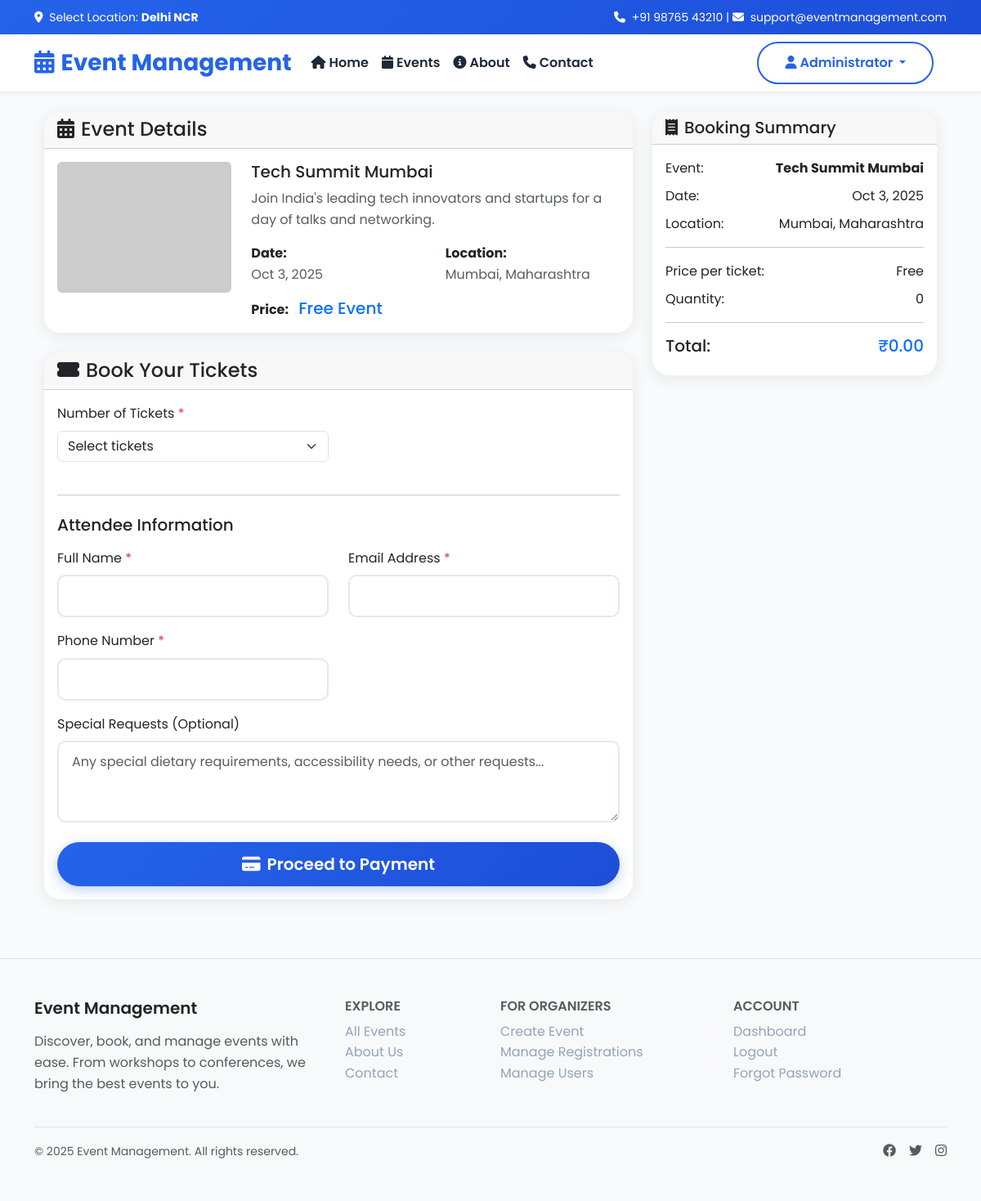
/pages/booking.php?event_id=1 (signed in), run on the app's committed database.
### tables this page shows
CREATE TABLE IF NOT EXISTS events (
	id INT AUTO_INCREMENT PRIMARY KEY,
	title VARCHAR(150) NOT NULL,
	description TEXT NOT NULL,
	date DATE NOT NULL,
	location VARCHAR(200) NOT NULL,
	image VARCHAR(255) DEFAULT NULL,
	category VARCHAR(100) DEFAULT NULL,
	created_at TIMESTAMP DEFAULT CURRENT_TIMESTAMP,
	INDEX idx_date (date),
	INDEX idx_category (category)
);

### pages/booking.php (the view, shortened to what this page needs)
<?php
require_once __DIR__ . '/../includes/db.php';
require_once __DIR__ . '/../partials/header.php';
$eventId = (int)($_GET['event_id'] ?? 0);
$errors = [];
$stmt = $pdo->prepare('SELECT * FROM events WHERE id = ? LIMIT 1');
$stmt->execute([$eventId]);
$event = $stmt->fetch();
?>
<div class="container">
    <div class="row">
        <div class="col-lg-8">
            <div class="card mb-4" data-aos="fade-up">
                <div class="card-header">
                    <h4 class="mb-0"><i class="fas fa-calendar-alt me-2"></i>Event Details</h4>
                </div>
                <div class="card-body">
                    <div class="row">
                        <div class="col-md-4">
                            <?php if (!empty($event['image'])): ?>
                                <img src="<?php echo BASE_URL . 'uploads/' . htmlspecialchars($event['image'], ENT_QUOTES); ?>"
                                     class="img-fluid rounded" alt="Event image">
                            <?php else: ?>
                                <img src="https://picsum.photos/seed/event<?php echo $event['id']; ?>/400/300"
                                     class="img-fluid rounded" alt="Event image">
                            <?php endif; ?>
                        </div>
                        <div class="col-md-8">
                            <h5 class="card-title"><?php echo htmlspecialchars($event['title'], ENT_QUOTES); ?></h5>
                            <p class="text-muted"><?php echo htmlspecialchars($event['description'], ENT_QUOTES); ?></p>
                            <div class="row">
                                <div class="col-6">
                                    <strong>Date:</strong><br>
                                    <span class="text-muted"><?php echo date('M j, Y', strtotime($event['date'])); ?></span>
                                </div>
                                <div class="col-6">
                                    <strong>Location:</strong><br>
                                    <span class="text-muted"><?php echo htmlspecialchars($event['location'], ENT_QUOTES); ?></span>
                                </div>
                            </div>
                            <div class="mt-3">
                                <strong>Price:</strong>
                                <span class="h5 text-primary ms-2">
                                    <?php if (!empty($event['amount']) && $event['amount'] > 0): ?>
                                        ₹<?php echo number_format($event['amount'], 2); ?> per ticket
                                    <?php else: ?>
                                        Free Event
                                    <?php endif; ?>
                                </span>
                            </div>
                        </div>
                    </div>
                </div>
            </div>
            <div class="card" data-aos="fade-up" data-aos-delay="100">
                <div class="card-header">
                    <h4 class="mb-0"><i class="fas fa-ticket-alt me-2"></i>Book Your Tickets</h4>
                </div>
                <div class="card-body">
                    <form method="post" class="needs-validation" novalidate>
                        <div class="row">
                            <div class="col-md-6 mb-3">
                                <label class="form-label">Number of Tickets <span class="text-danger">*</span></label>
                                <select name="ticket_quantity" class="form-select<?php echo isset($errors['ticket_quantity']) ? ' is-invalid' : ''; ?>" required>
                                    <option value="">Select tickets</option>
                                </select>
                            </div>
                        </div>
                        <hr class="my-4">
                        <h5 class="mb-3">Attendee Information</h5>
                        <div class="row">
                            <div class="col-md-6 mb-3">
                                <label class="form-label">Full Name <span class="text-danger">*</span></label>
                                <input type="text" name="attendee_name" class="form-control<?php echo isset($errors['attendee_name']) ? ' is-invalid' : ''; ?>"
                                       value="<?php echo htmlspecialchars($_POST['attendee_name'] ?? '', ENT_QUOTES); ?>" required>
                            </div>
                            <div class="col-md-6 mb-3">
                                <label class="form-label">Email Address <span class="text-danger">*</span></label>
                                <input type="email" name="attendee_email" class="form-control<?php echo isset($errors['attendee_email']) ? ' is-invalid' : ''; ?>"
                                       value="<?php echo htmlspecialchars($_POST['attendee_email'] ?? '', ENT_QUOTES); ?>" required>
                            </div>
                        </div>
                        <div class="row">
                            <div class="col-md-6 mb-3">
                                <label class="form-label">Phone Number <span class="text-danger">*</span></label>
                                <input type="tel" name="attendee_phone" class="form-control<?php echo isset($errors['attendee_phone']) ? ' is-invalid' : ''; ?>"
                                       value="<?php echo htmlspecialchars($_POST['attendee_phone'] ?? '', ENT_QUOTES); ?>" required>
                            </div>
                        </div>
                        <div class="mb-4">
                            <label class="form-label">Special Requests (Optional)</label>
                            <textarea name="special_requests" class="form-control" rows="3"
                                      placeholder="Any special dietary requirements, accessibility needs, or other requests..."><?php echo htmlspecialchars($_POST['special_requests'] ?? '', ENT_QUOTES); ?></textarea>
                        </div>
                        <div class="d-grid">
                            <button type="submit" class="btn btn-primary btn-lg">
                                <i class="fas fa-credit-card me-2"></i>Proceed to Payment
                            </button>
                        </div>
                    </form>
                </div>
            </div>
        </div>
        <div class="col-lg-4">
            <div class="card sticky-top" style="top: 2rem;" data-aos="fade-up" data-aos-delay="200">
                <div class="card-header">
                    <h5 class="mb-0"><i class="fas fa-receipt me-2"></i>Booking Summary</h5>
                </div>
                <div class="card-body">
                    <div class="d-flex justify-content-between mb-2">
                        <span>Event:</span>
                        <span class="fw-bold"><?php echo htmlspecialchars($event['title'], ENT_QUOTES); ?></span>
                    </div>
                    <div class="d-flex justify-content-between mb-2">
                        <span>Date:</span>
                        <span><?php echo date('M j, Y', strtotime($event['date'])); ?></span>
                    </div>
                    <div class="d-flex justify-content-between mb-2">
                        <span>Location:</span>
                        <span><?php echo htmlspecialchars($event['location'], ENT_QUOTES); ?></span>
                    </div>
                    <hr>
                    <div class="d-flex justify-content-between mb-2">
                        <span>Price per ticket:</span>
                        <span>
                            <?php if (!empty($event['amount']) && $event['amount'] > 0): ?>
                                ₹<?php echo number_format($event['amount'], 2); ?>
                            <?php else: ?>
                                Free
                            <?php endif; ?>
                        </span>
                    </div>
                    <div class="d-flex justify-content-between mb-2">
                        <span>Quantity:</span>
                        <span id="quantity-display">0</span>
                    </div>
                    <hr>
                    <div class="d-flex justify-content-between h5">
                        <span>Total:</span>
                        <span class="text-primary" id="total-display">₹0.00</span>
                    </div>
                </div>
            </div>
        </div>
    </div>
</div>
<?php require_once __DIR__ . '/../partials/footer.php'; ?>

### assets/css/styles.css (style rules this page uses)
:root { --primary-color: #2563eb; --primary-dark: #1d4ed8; --secondary-color: #64748b; --accent-color: #f59e0b; --success-color: #10b981; --danger-color: #ef4444; --warning-color: #f59e0b; --light-bg: #f8fafc; --dark-text: #1e293b; --border-color: #e2e8f0; }
body { background-color: var(--light-bg); font-family: 'Poppins', -apple-system, BlinkMacSystemFont, 'Segoe UI', Roboto, sans-serif; color: var(--dark-text); line-height: 1.6; }
.card { border: none; border-radius: 20px; box-shadow: 0 4px 20px rgba(0,0,0,0.08); transition: all 0.3s ease; overflow: hidden; background: white; }
.btn { border-radius: 50px; font-weight: 600; padding: 0.75rem 2rem; transition: all 0.3s ease; border: none; }
.btn-primary { background: linear-gradient(135deg, var(--primary-color), var(--primary-dark)); box-shadow: 0 4px 15px rgba(37, 99, 235, 0.3); }
.form-control { border: 2px solid var(--border-color); border-radius: 10px; padding: 0.75rem 1rem; font-size: 1rem; transition: all 0.3s ease; }

### data on the page
events: title "Tech Summit Mumbai", description "Join India's leading tech innovators and startups for a day of talks and networking.", date "Oct 3, 2025", location "Mumbai, Maharashtra"

### other printed values
APP_NAME "Event Management"
$_SESSION['user']['name'] "Administrator"
